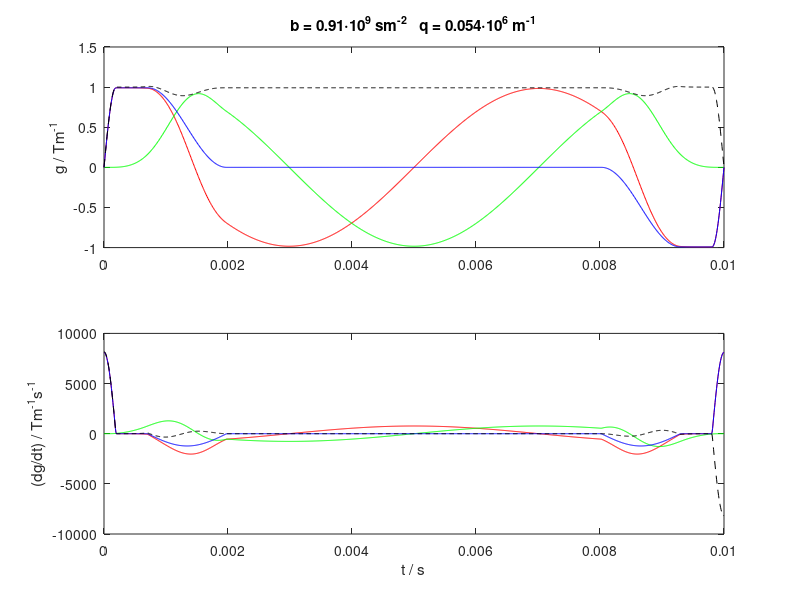

Recreate this plot in MATLAB. (Note: this script raises an error after producing the figure.)
% Gradient waveforms for axisymmetric b-tensors.
%
% Calculated according to the recipe in fig 1 of
% Topgaard, Phys. Chem. Chem. Phys. 18, 8545 (2016).
% http://dx.doi.org/10.1039/c5cp07251d
%
% Transfer all files from the protocol folder to
% /opt/topspin<version>/exp/stan/nmr/lists/gp/user
% and <dataset>/<expno>



% Define path for output folders
%[run_path,run_name,run_ext] = fileparts(run_fn);
run_path = cd;
out_path = fullfile(run_path,'protocol_8us');
%out_path = '/opt/topspin3.5pl4/exp/stan/nmr/lists/gp/user';
%out_path = '/opt/topspin3.2/exp/stan/nmr/lists/gp/user';

% Define timing parameters relative to a total echo time = 1
np = 1000; % Number of time intervals in waveform [1000]
epsilon_up = .02; % Quarter-sine ramp up [0.1]
plateau = .05; % Plateau [0]
epsilon_down = .128; % Half-sine ramp down [0.1]

% Parameters for calculating b-values
gmax = 100/100*1; % Max gradient [3 T/m]
tau = 10e-3; % Waveform duration [10 ms]


%------------------------

waveform_resolution = 8e-6;
np = tau/waveform_resolution;

taured = 1;
dt = taured/np;
t = taured*linspace(0,1,np);

% Quarter-sine ramp up
np_epsilon_up = round(epsilon_up/dt);
t_epsilon_up = pi/2*linspace(0,1,np_epsilon_up)';
g_up = sin(t_epsilon_up);
%figure(1), clf, plot(t_epsilon_up,g_up,'-'), return

% Half-sine ramp down
np_epsilon_down = round(epsilon_down/dt);
t_epsilon_down = pi/2*linspace(-1,1,np_epsilon_down)';
g_down = 1 - .5*(1+sin(t_epsilon_down));
%figure(1), clf, plot(t_epsilon_down,g_down,'-'), return

% Plateau
np_plateau = round(plateau/dt);
np_inter = round(taured/dt)-2*(np_epsilon_up+np_plateau+np_epsilon_down);

ga = [g_up; ones(np_plateau,1); g_down; zeros(np_inter,1); g_down-1; -1*ones(np_plateau,1); -flipud(g_up)];
%figure(1), clf, plot(t,ga,'-'), return

deltapsi = 2*pi;
psi0 = 0;

q = cumsum(ga); % Topgaard Eq 35 (Note: all dt cancel and can be omitted.)
q = mean([q flipud(q)],2); % Removes asymmetry introduced by cumsum
b = sum(q.^2); % Topgaard Eq 32
psi = psi0 + deltapsi/b*cumsum(q.^2); % Topgaard Eq 31
psi = mean([psi deltapsi-flipud(psi)],2); % Removes asymmetry introduced by cumsum
gr = (ga + 1i*deltapsi/b*q.^3).*exp(1i.*psi); % Topgaard Eq 37

% Assure that first and last values equal zero
ga([1 end]) = 0;
gr([1 end]) = 0;

re_gr = real(gr);
im_gr = imag(gr);

% Assure refocusing on each channel
ga(2:(end-1)) = ga(2:(end-1)) - sum(ga)/(np-2);
re_gr(2:(end-1)) = re_gr(2:(end-1)) - sum(re_gr)/(np-2);
im_gr(2:(end-1)) = im_gr(2:(end-1)) - sum(im_gr)/(np-2);

% Normalize waveform to the range -1 to +1
gnorm = max(abs([ga(:); re_gr(:)+1i*im_gr(:)]));
ga = ga/gnorm;
re_gr = re_gr/gnorm;
im_gr = im_gr/gnorm;

% Test that the waveform gives isotropic diffusion weighting
zeta = acos(1/sqrt(3)); % Magic angle
% zeta: half aperture of q cone, see Topgaard. Microporous Mesoporous Mater. 178, 60 (2013).
% http://dx.doi.org/10.1016/j.micromeso.2013.03.009
theta = pi/2; % (theta,phi): Orientation of cone axis in lab frame
phi = 0;

gx = re_gr*sin(zeta); % Topgaard Eq 37
gy = im_gr*sin(zeta);
gz = ga*cos(zeta);

gx_old = gx;
gz_old = gz;
gx = gx_old*cos(theta) + gz_old*sin(theta);
gz = gz_old*cos(theta) - gx_old*sin(theta);
gx_old = gx;
gy_old = gy;
gx = gx_old*cos(phi) - gy_old*sin(phi);
gy = gy_old*cos(phi) + gx_old*sin(phi);

qx = cumsum(gx);
qy = cumsum(gy);
qz = cumsum(gz);
bxx = sum(qx.^2);
byy = sum(qy.^2);
bzz = sum(qz.^2);
bxy = sum(qx.*qy);
bxz = sum(qx.*qz);
byz = sum(qy.*qz);

b_tensor = [[bxx bxy bxz]; [bxy byy byz]; [bxz byz bzz]]/(bxx+byy+bzz)
% Should be diagonal and all eigenvalues 1/3

gamma = 26.75e7;
dt = tau/np;
t = tau*linspace(0,1,np)';
q = gamma*gmax*cumsum(ga*dt);
b = sum(q.^2*dt);
qmax = max(q);
td = b/qmax^2;

dgadt = gradient(gmax*ga/dt);
dgrdt = gradient(gmax*abs(gr)/dt);
dre_grdt = gradient(gmax*re_gr/dt);
dim_grdt = gradient(gmax*im_gr/dt);

figure(1), clf
subplot(2,1,1)
plot(t,gmax*re_gr,'r-',t,gmax*im_gr,'g-',t,gmax*ga,'b-',t,gmax*abs(gr),'k--')
ylabel('g / Tm^-^1')
title(['b = ' num2str(b/1e9,2) '\cdot10^9 sm^-^2   q = ' num2str(qmax/2/pi/1e6,2) '\cdot10^6 m^-^1'])

subplot(2,1,2)
plot(t,dre_grdt,'r-',t,dim_grdt,'g-',t,dgadt,'b-',t,dgrdt,'k--')
xlabel('t / s'), ylabel('(dg/dt) / Tm^-^1s^-^1')

res = bruker_mkshapefile(fullfile(out_path,'ga'),re_gr,'radial a');
res = bruker_mkshapefile(fullfile(out_path,'gb'),im_gr,'radial b');
res = bruker_mkshapefile(fullfile(out_path,'gc'),ga,'axial c');
%res = bruker_mkshapefile(fullfile(out_path,'gb'),re_gr,'radial a');
%res = bruker_mkshapefile(fullfile(out_path,'gc'),re_gr,'radial a');

